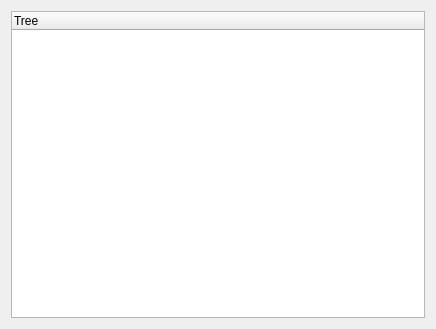
<?xml version="1.0" encoding="UTF-8"?>
<ui version="4.0">
 <class>tabView</class>
 <widget class="QWidget" name="tabView">
  <property name="geometry">
   <rect>
    <x>0</x>
    <y>0</y>
    <width>436</width>
    <height>329</height>
   </rect>
  </property>
  <property name="windowTitle">
   <string>Form</string>
  </property>
  <layout class="QVBoxLayout" name="verticalLayout">
   <item>
    <widget class="QTreeWidget" name="treeWidget">
     <property name="editTriggers">
      <set>QAbstractItemView::NoEditTriggers</set>
     </property>
     <property name="selectionMode">
      <enum>QAbstractItemView::SingleSelection</enum>
     </property>
     <property name="selectionBehavior">
      <enum>QAbstractItemView::SelectRows</enum>
     </property>
     <column>
      <property name="text">
       <string>Tree</string>
      </property>
     </column>
    </widget>
   </item>
  </layout>
 </widget>
 <resources/>
 <connections/>
</ui>
